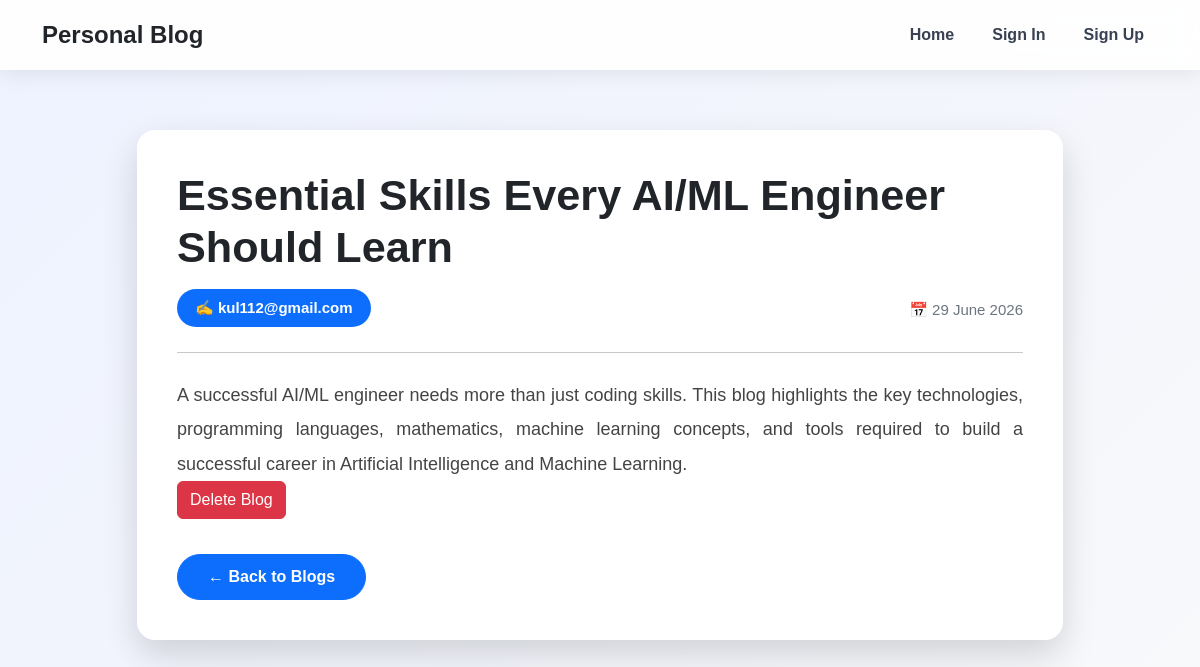
Page /blog-details/3 on the committed database.
### app.py (models this page shows)
class Blog(db.Model):
    id = db.Column(db.Integer, primary_key=True)
    title = db.Column(db.String(100), nullable=False)
    description = db.Column(db.Text, nullable=False)
    createdat = db.Column(db.DateTime, default=datetime.utcnow)
    author = db.Column(db.String(100), nullable=False)

### app.py (the view)
@app.route('/blog-details/<int:blog_id>')
def blogdetails(blog_id):
    blog = Blog.query.get_or_404(blog_id)
    return render_template('details.html', blog=blog)

### Templates/details.html (shortened to what this page needs)
<!doctype html>
<html lang="en">
<head>
    <link href="https://cdn.jsdelivr.net/npm/bootstrap@5.3.8/dist/css/bootstrap.min.css"
          rel="stylesheet">
</head>
<body>
<nav class="navbar navbar-expand-lg">
        <div class="container">
            <a class="navbar-brand" href="/">Personal Blog</a>
            <div class="collapse navbar-collapse" id="navbarNav">
                <ul class="navbar-nav ms-auto">
                    <li class="nav-item">
                        <a class="nav-link" href="/">Home</a>
                    </li>
                    {% if 'user' not in session %}
                    <li class="nav-item">
                        <a class="nav-link" href="/login">Sign In</a>
                    </li>
                    <li class="nav-item">
                        <a class="nav-link" href="/register">Sign Up</a>
                    </li>
                    {% endif %}
                </ul>
            </div>
        </div>
    </nav>
<div class="container blog-container">
    <div class="blog-card">
        <div class="blog-content">
            <h1 class="blog-title">
                {{ blog.title }}
            </h1>
            <div class="meta">
                <span class="author">
                    ✍ {{ blog.author }}
                </span>
                <span class="date">
                    📅 {{ blog.createdat.strftime('%d %B %Y') }}
                </span>
            </div>
            <hr>
            <div class="description">
                {{ blog.description }}
            </div>
            <form action="{{url_for('deleteblog' , blog_id = blog.id)}}"  method="POST">
                <button type="submit" class="btn btn-danger">Delete Blog</button>
            </form>
            <a href="{{ url_for('home') }}" class="btn btn-primary back-btn">
                ← Back to Blogs
            </a>
        </div>
    </div>
</div>
</body>
</html>

### Templates/details.html (style rules this page uses)
* { margin:0; padding:0; box-sizing:border-box; }
body { font-family:Arial, Helvetica, sans-serif; background:linear-gradient(135deg,#eef2ff,#f8f9fa); min-height:100vh; }
.blog-container { max-width:950px; margin:60px auto; }
.blog-card { background:#fff; border:none; border-radius:18px; overflow:hidden; box-shadow:0 15px 35px rgba(0,0,0,.15); transition:.3s; }
.blog-content { padding:40px; }
.blog-title { font-size:2.7rem; font-weight:700; color:#212529; margin-bottom:15px; }
.meta { display:flex; justify-content:space-between; flex-wrap:wrap; margin-bottom:25px; }
.author { display:inline-block; background:#0d6efd; color:#fff; padding:8px 18px; border-radius:30px; font-size:15px; font-weight:600; }
.date { color:#6c757d; font-size:15px; margin-top:10px; }
hr { margin:25px 0; }
.description { font-size:18px; line-height:1.9; color:#444; text-align:justify; }
.back-btn { margin-top:35px; padding:10px 30px; border-radius:30px; font-weight:bold; transition:.3s; }
.navbar { background: rgba(255, 255, 255, 0.9) !important; backdrop-filter: blur(12px); -webkit-backdrop-filter: blur(12px); box-shadow: 0 4px 20px rgba(0, 0, 0, 0.08); padding: 12px 0; }
.navbar-brand { font-size: 1.5rem; font-weight: 700; color: var(--primary) !important; }
.nav-link { color: #374151 !important; font-weight: 600; margin-left: 10px; padding: 8px 14px !important; border-radius: 8px; transition: all 0.3s ease; }

### rows in the picture
Blog: title "Essential Skills Every AI/ML Engineer Should Learn", author "kul112@gmail.com", createdat "29 June 2026", description "A successful AI/ML engineer needs more than just coding skills. This blog highlights the key technologies, programming languages, mathematics, machine learning concepts, and tools required to build a successful career in Artificial Intelligence and Machine Learning."
